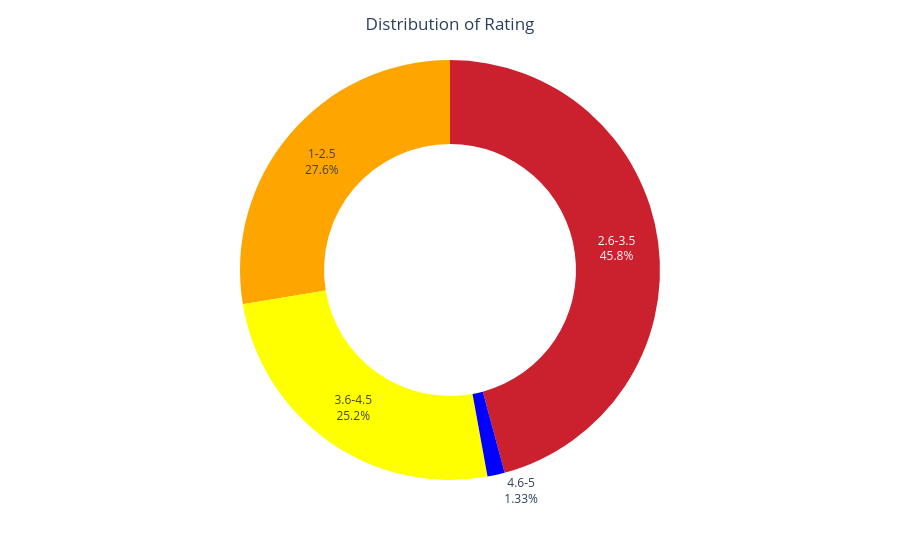

The notebook cell saved with this chart:
### Markdown cell above
46.5% restaurants have Price Range of 1  
32.6% restaurants have Price Range of 2   
14.7% restaurants have Price Range of 3  
6.14% restaurants have Price Range of 4

### Code cell
# Distribution of Rating
rating_range_count = df['Rating_bins'].value_counts().reset_index()
rating_range_count.columns = ['Rating_bins', 'Count']

fig = px.pie(rating_range_count, names='Rating_bins', values='Count', color_discrete_sequence=['#CB202D', 'orange', 'yellow', 'blue'], hole=0.6)
fig.update_traces(textinfo='percent+label')
fig.update_layout(title='Distribution of Rating', title_x=0.5, showlegend=False)
fig.show()

### Figure 1 — Plotly figure (JSON) as saved in the notebook; plotly's stock layout.template omitted (floating-point values rounded to 4 significant figures)
{"data": [{"domain": {"x": [0, 1], "y": [0, 1]}, "hole": 0.6, "hovertemplate": "Rating_bins=%{label}<br>Count=%{value}<extra></extra>", "labels": ["2.6-3.5", "1-2.5", "3.6-4.5", "4.6-5"], "legendgroup": "", "name": "", "showlegend": true, "textinfo": "percent+label", "type": "pie", "values": [4371, 2635, 2409, 127]}], "layout": {"legend": {"tracegroupgap": 0}, "margin": {"t": 60}, "piecolorway": ["#CB202D", "orange", "yellow", "blue"], "showlegend": false, "title": {"text": "Distribution of Rating", "x": 0.5}}}
